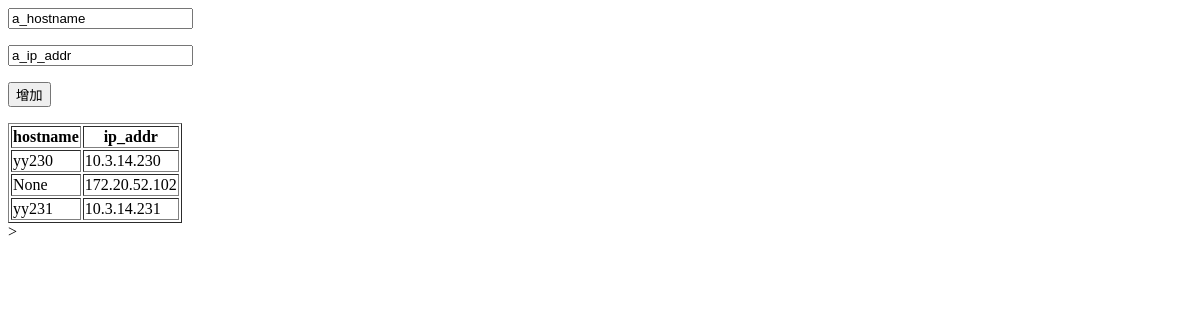
Page /assets/show/ on the earlier database version.
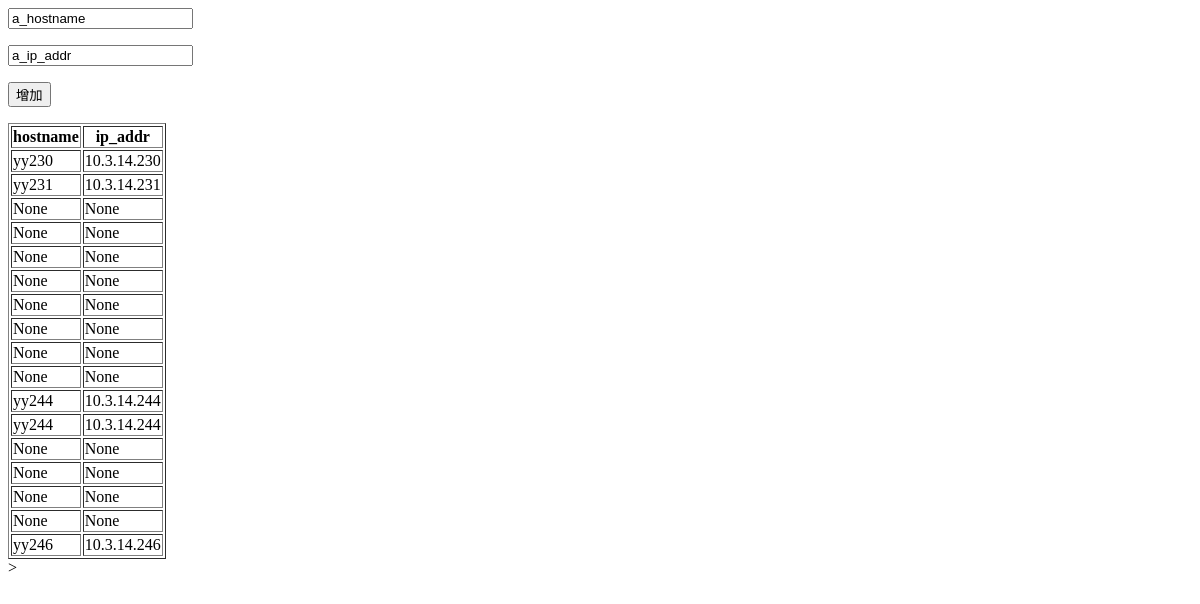
Same page on the later database version.
### assets/models.py (models this page shows, shortened)
class Server(models.Model):
    hostname = models.CharField(max_length=128, null=True, blank=True, verbose_name='主机名')
    ip_addr = models.GenericIPAddressField('IP_addr', blank=True, null=True)
    class Meta:
        verbose_name = '服务器'
        verbose_name_plural = "服务器"

### assets/views.py (the view)
# urls.py: path('show/', views.show),
def show(request):
    if request.method == 'POST':
        hostname = request.POST.get('a_hostname')
        ip_addr = request.POST.get('a_ip_addr')
        models.Server.objects.create(hostname=hostname, ip_addr=ip_addr)
    server_list = models.Server.objects.all()
    return render(request, 'assets/show.html', {'server_list':server_list})

### assets/templates/assets/show.html
<html>
    <body>
    <form action="show/" method="post">
        <p><input type="text" value="a_hostname" /></p>
        <p><input type="text" value="a_ip_addr" /></p>
        <p><input type="submit" value="增加" /></p>
    </form>
      <div>
        <table border="1">
            <thead>
            <tr>
                <th>hostname</th>
                <th>ip_addr</th>
            </tr>
            </thead>
            <tbody>
                {% for line in server_list %}
                    <tr>
                        <td>{{ line.hostname }}</td>
                        <td>{{ line.ip_addr }}</td>
                    </tr>
                {% endfor %}
            </tbody>
        </table>>
      </div>
    </body>
</html>

Differences in the rows shown:
removed Server: hostname "None", ip_addr "172.20.52.102"
added Server: hostname "None", ip_addr "None"
added Server: hostname "None", ip_addr "None"
added Server: hostname "None", ip_addr "None"
added Server: hostname "None", ip_addr "None"
added Server: hostname "None", ip_addr "None"
added Server: hostname "None", ip_addr "None"
added Server: hostname "None", ip_addr "None"
added Server: hostname "None", ip_addr "None"
added Server: hostname "yy244", ip_addr "10.3.14.244"
added Server: hostname "yy244", ip_addr "10.3.14.244"
added Server: hostname "None", ip_addr "None"
added Server: hostname "None", ip_addr "None"
added Server: hostname "None", ip_addr "None"
added Server: hostname "None", ip_addr "None"
added Server: hostname "yy246", ip_addr "10.3.14.246"
